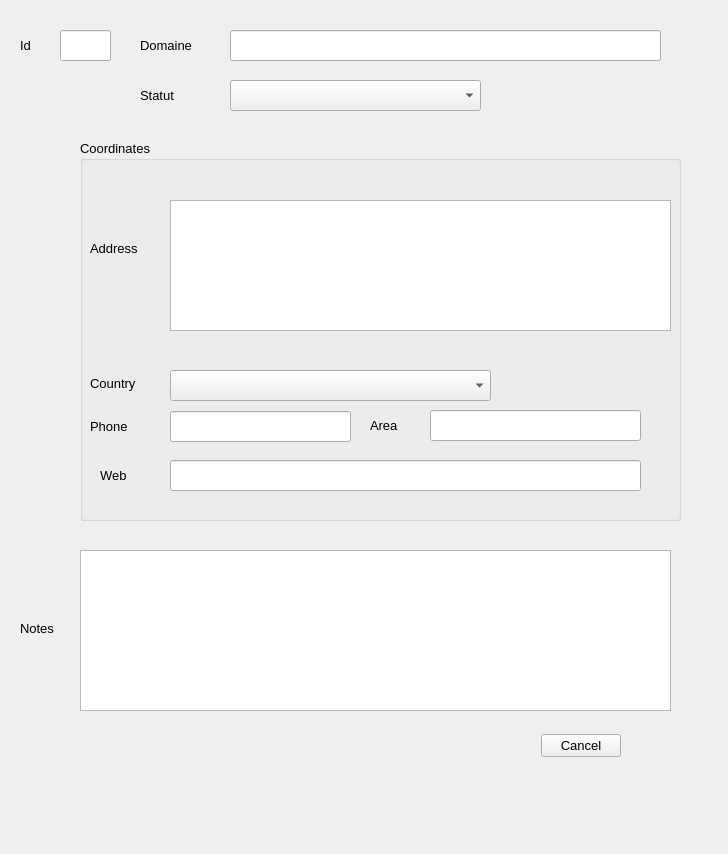
<?xml version="1.0" encoding="UTF-8"?>
<ui version="4.0">
 <class>Form</class>
 <widget class="QWidget" name="Form">
  <property name="geometry">
   <rect>
    <x>0</x>
    <y>0</y>
    <width>728</width>
    <height>854</height>
   </rect>
  </property>
  <property name="font">
   <font>
    <pointsize>10</pointsize>
   </font>
  </property>
  <property name="windowTitle">
   <string>Form</string>
  </property>
  <widget class="QLineEdit" name="domaineLineEdit">
   <property name="geometry">
    <rect>
     <x>230</x>
     <y>30</y>
     <width>431</width>
     <height>31</height>
    </rect>
   </property>
  </widget>
  <widget class="QLabel" name="domaineLabel">
   <property name="geometry">
    <rect>
     <x>140</x>
     <y>35</y>
     <width>101</width>
     <height>21</height>
    </rect>
   </property>
   <property name="text">
    <string>Domaine</string>
   </property>
  </widget>
  <widget class="QTextEdit" name="notesTextEdit">
   <property name="geometry">
    <rect>
     <x>80</x>
     <y>550</y>
     <width>591</width>
     <height>161</height>
    </rect>
   </property>
  </widget>
  <widget class="QGroupBox" name="groupBox">
   <property name="geometry">
    <rect>
     <x>80</x>
     <y>140</y>
     <width>601</width>
     <height>381</height>
    </rect>
   </property>
   <property name="title">
    <string>Coordinates</string>
   </property>
   <widget class="QLabel" name="addressLabel">
    <property name="geometry">
     <rect>
      <x>10</x>
      <y>100</y>
      <width>81</width>
      <height>16</height>
     </rect>
    </property>
    <property name="text">
     <string>Address</string>
    </property>
   </widget>
   <widget class="QTextEdit" name="addressTextEdit">
    <property name="geometry">
     <rect>
      <x>90</x>
      <y>60</y>
      <width>501</width>
      <height>131</height>
     </rect>
    </property>
   </widget>
   <widget class="QLabel" name="countryLabel">
    <property name="geometry">
     <rect>
      <x>10</x>
      <y>228</y>
      <width>81</width>
      <height>31</height>
     </rect>
    </property>
    <property name="text">
     <string>Country</string>
    </property>
   </widget>
   <widget class="QLabel" name="areaLabel">
    <property name="geometry">
     <rect>
      <x>290</x>
      <y>270</y>
      <width>81</width>
      <height>31</height>
     </rect>
    </property>
    <property name="text">
     <string>Area</string>
    </property>
   </widget>
   <widget class="QLabel" name="phoneLabel">
    <property name="geometry">
     <rect>
      <x>10</x>
      <y>271</y>
      <width>61</width>
      <height>31</height>
     </rect>
    </property>
    <property name="text">
     <string>Phone</string>
    </property>
   </widget>
   <widget class="QLineEdit" name="areaLineEdit">
    <property name="geometry">
     <rect>
      <x>350</x>
      <y>270</y>
      <width>211</width>
      <height>31</height>
     </rect>
    </property>
   </widget>
   <widget class="QLineEdit" name="phoneLineEdit">
    <property name="geometry">
     <rect>
      <x>90</x>
      <y>271</y>
      <width>181</width>
      <height>31</height>
     </rect>
    </property>
   </widget>
   <widget class="QLineEdit" name="webLineEdit">
    <property name="geometry">
     <rect>
      <x>90</x>
      <y>320</y>
      <width>471</width>
      <height>31</height>
     </rect>
    </property>
   </widget>
   <widget class="QLabel" name="webLabel">
    <property name="geometry">
     <rect>
      <x>20</x>
      <y>320</y>
      <width>61</width>
      <height>31</height>
     </rect>
    </property>
    <property name="text">
     <string>Web</string>
    </property>
   </widget>
   <widget class="QComboBox" name="countryComboBox">
    <property name="geometry">
     <rect>
      <x>90</x>
      <y>230</y>
      <width>321</width>
      <height>31</height>
     </rect>
    </property>
   </widget>
  </widget>
  <widget class="QDialogButtonBox" name="buttonBox">
   <property name="geometry">
    <rect>
     <x>330</x>
     <y>730</y>
     <width>291</width>
     <height>31</height>
    </rect>
   </property>
   <property name="standardButtons">
    <set>QDialogButtonBox::Cancel</set>
   </property>
  </widget>
  <widget class="QLabel" name="statutLabel">
   <property name="geometry">
    <rect>
     <x>140</x>
     <y>80</y>
     <width>71</width>
     <height>31</height>
    </rect>
   </property>
   <property name="text">
    <string>Statut</string>
   </property>
  </widget>
  <widget class="QLabel" name="notesLabel">
   <property name="geometry">
    <rect>
     <x>20</x>
     <y>620</y>
     <width>71</width>
     <height>16</height>
    </rect>
   </property>
   <property name="text">
    <string>Notes</string>
   </property>
  </widget>
  <widget class="QLineEdit" name="idLineEdit">
   <property name="geometry">
    <rect>
     <x>60</x>
     <y>30</y>
     <width>51</width>
     <height>31</height>
    </rect>
   </property>
   <property name="readOnly">
    <bool>true</bool>
   </property>
  </widget>
  <widget class="QLabel" name="idLabel">
   <property name="geometry">
    <rect>
     <x>20</x>
     <y>35</y>
     <width>51</width>
     <height>21</height>
    </rect>
   </property>
   <property name="text">
    <string>Id</string>
   </property>
  </widget>
  <widget class="QComboBox" name="statutComboBox">
   <property name="geometry">
    <rect>
     <x>230</x>
     <y>80</y>
     <width>251</width>
     <height>31</height>
    </rect>
   </property>
  </widget>
 </widget>
 <resources/>
 <connections/>
</ui>
